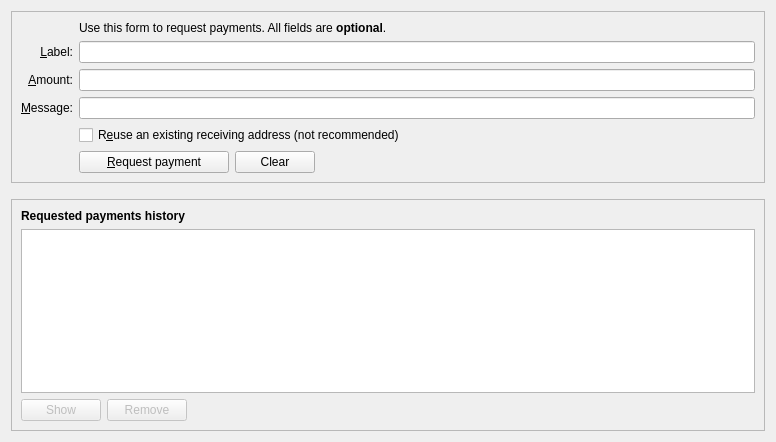
<?xml version="1.0" encoding="UTF-8"?>
<ui version="4.0">
 <class>ReceiveCoinsDialog</class>
 <widget class="QWidget" name="ReceiveCoinsDialog">
  <property name="geometry">
   <rect>
    <x>0</x>
    <y>0</y>
    <width>776</width>
    <height>442</height>
   </rect>
  </property>
  <property name="styleSheet">
   <string notr="true"/>
  </property>
  <layout class="QVBoxLayout" name="verticalLayout" stretch="0,0,1">
   <item>
    <widget class="QFrame" name="frame2">
     <property name="sizePolicy">
      <sizepolicy hsizetype="Preferred" vsizetype="Expanding">
       <horstretch>0</horstretch>
       <verstretch>0</verstretch>
      </sizepolicy>
     </property>
     <property name="frameShape">
      <enum>QFrame::StyledPanel</enum>
     </property>
     <property name="frameShadow">
      <enum>QFrame::Sunken</enum>
     </property>
     <layout class="QVBoxLayout" name="verticalLayout_3">
      <item>
       <layout class="QGridLayout" name="gridLayout">
        <item row="7" column="2">
         <widget class="QCheckBox" name="reuseAddress">
          <property name="toolTip">
           <string>Reuse one of the previously used receiving addresses. Reusing addresses has security and privacy issues. Do not use this unless re-generating a payment request made before.</string>
          </property>
          <property name="text">
           <string>R&amp;euse an existing receiving address (not recommended)</string>
          </property>
         </widget>
        </item>
        <item row="7" column="0">
         <widget class="QLabel" name="label_4">
          <property name="text">
           <string/>
          </property>
         </widget>
        </item>
        <item row="6" column="0">
         <widget class="QLabel" name="label_3">
          <property name="toolTip">
           <string>An optional message to attach to the payment request, which will be displayed when the request is opened. Note: The message will not be sent with the payment over the Deuteriumcoin network.</string>
          </property>
          <property name="text">
           <string>&amp;Message:</string>
          </property>
          <property name="alignment">
           <set>Qt::AlignRight|Qt::AlignTrailing|Qt::AlignVCenter</set>
          </property>
          <property name="buddy">
           <cstring>reqMessage</cstring>
          </property>
         </widget>
        </item>
        <item row="4" column="2">
         <widget class="QLineEdit" name="reqLabel">
          <property name="toolTip">
           <string>An optional label to associate with the new receiving address.</string>
          </property>
          <property name="styleSheet">
           <string notr="true"/>
          </property>
         </widget>
        </item>
        <item row="6" column="2">
         <widget class="QLineEdit" name="reqMessage">
          <property name="toolTip">
           <string>An optional message to attach to the payment request, which will be displayed when the request is opened. Note: The message will not be sent with the payment over the Deuteriumcoin network.</string>
          </property>
          <property name="styleSheet">
           <string notr="true"/>
          </property>
         </widget>
        </item>
        <item row="2" column="2">
         <widget class="QLabel" name="label_5">
          <property name="text">
           <string>Use this form to request payments. All fields are &lt;b&gt;optional&lt;/b&gt;.</string>
          </property>
         </widget>
        </item>
        <item row="4" column="0">
         <widget class="QLabel" name="label_2">
          <property name="toolTip">
           <string>An optional label to associate with the new receiving address.</string>
          </property>
          <property name="text">
           <string>&amp;Label:</string>
          </property>
          <property name="alignment">
           <set>Qt::AlignRight|Qt::AlignTrailing|Qt::AlignVCenter</set>
          </property>
          <property name="buddy">
           <cstring>reqLabel</cstring>
          </property>
         </widget>
        </item>
        <item row="5" column="0">
         <widget class="QLabel" name="label">
          <property name="toolTip">
           <string>An optional amount to request. Leave this empty or zero to not request a specific amount.</string>
          </property>
          <property name="text">
           <string>&amp;Amount:</string>
          </property>
          <property name="alignment">
           <set>Qt::AlignRight|Qt::AlignTrailing|Qt::AlignVCenter</set>
          </property>
          <property name="buddy">
           <cstring>reqAmount</cstring>
          </property>
         </widget>
        </item>
        <item row="5" column="2">
         <widget class="DeuteriumcoinAmountField" name="reqAmount">
          <property name="minimumSize">
           <size>
            <width>80</width>
            <height>0</height>
           </size>
          </property>
          <property name="toolTip">
           <string>An optional amount to request. Leave this empty or zero to not request a specific amount.</string>
          </property>
          <property name="styleSheet">
           <string notr="true"/>
          </property>
         </widget>
        </item>
        <item row="8" column="2">
         <layout class="QHBoxLayout" name="horizontalLayout">
          <item>
           <widget class="QPushButton" name="receiveButton">
            <property name="minimumSize">
             <size>
              <width>150</width>
              <height>0</height>
             </size>
            </property>
            <property name="text">
             <string>&amp;Request payment</string>
            </property>
            <property name="icon">
             <iconset>
              <normaloff>:/icons/receiving_addresses</normaloff>:/icons/receiving_addresses</iconset>
            </property>
           </widget>
          </item>
          <item>
           <widget class="QPushButton" name="clearButton">
            <property name="sizePolicy">
             <sizepolicy hsizetype="Minimum" vsizetype="Fixed">
              <horstretch>0</horstretch>
              <verstretch>0</verstretch>
             </sizepolicy>
            </property>
            <property name="toolTip">
             <string>Clear all fields of the form.</string>
            </property>
            <property name="styleSheet">
             <string notr="true"/>
            </property>
            <property name="text">
             <string>Clear</string>
            </property>
            <property name="icon">
             <iconset>
              <normaloff>:/icons/remove</normaloff>:/icons/remove</iconset>
            </property>
            <property name="autoDefault">
             <bool>false</bool>
            </property>
           </widget>
          </item>
          <item>
           <spacer name="horizontalSpacer">
            <property name="orientation">
             <enum>Qt::Horizontal</enum>
            </property>
            <property name="sizeHint" stdset="0">
             <size>
              <width>40</width>
              <height>20</height>
             </size>
            </property>
           </spacer>
          </item>
         </layout>
        </item>
        <item row="8" column="0">
         <widget class="QLabel" name="label_7">
          <property name="text">
           <string/>
          </property>
         </widget>
        </item>
       </layout>
      </item>
     </layout>
    </widget>
   </item>
   <item>
    <spacer name="verticalSpacer_2">
     <property name="orientation">
      <enum>Qt::Vertical</enum>
     </property>
     <property name="sizeHint" stdset="0">
      <size>
       <width>20</width>
       <height>10</height>
      </size>
     </property>
    </spacer>
   </item>
   <item>
    <widget class="QFrame" name="frame">
     <property name="sizePolicy">
      <sizepolicy hsizetype="Preferred" vsizetype="Expanding">
       <horstretch>0</horstretch>
       <verstretch>0</verstretch>
      </sizepolicy>
     </property>
     <property name="frameShape">
      <enum>QFrame::StyledPanel</enum>
     </property>
     <property name="frameShadow">
      <enum>QFrame::Raised</enum>
     </property>
     <layout class="QVBoxLayout" name="verticalLayout_2">
      <item>
       <widget class="QLabel" name="label_6">
        <property name="font">
         <font>
          <weight>75</weight>
          <bold>true</bold>
         </font>
        </property>
        <property name="text">
         <string>Requested payments history</string>
        </property>
       </widget>
      </item>
      <item>
       <widget class="QTableView" name="recentRequestsView">
        <property name="contextMenuPolicy">
         <enum>Qt::CustomContextMenu</enum>
        </property>
        <property name="styleSheet">
         <string notr="true"/>
        </property>
        <property name="tabKeyNavigation">
         <bool>false</bool>
        </property>
        <property name="sortingEnabled">
         <bool>true</bool>
        </property>
       </widget>
      </item>
      <item>
       <layout class="QHBoxLayout" name="horizontalLayout_2">
        <item>
         <widget class="QPushButton" name="showRequestButton">
          <property name="enabled">
           <bool>false</bool>
          </property>
          <property name="toolTip">
           <string>Show the selected request (does the same as double clicking an entry)</string>
          </property>
          <property name="styleSheet">
           <string notr="true"/>
          </property>
          <property name="text">
           <string>Show</string>
          </property>
          <property name="icon">
           <iconset>
            <normaloff>:/icons/edit</normaloff>:/icons/edit</iconset>
          </property>
          <property name="autoDefault">
           <bool>false</bool>
          </property>
         </widget>
        </item>
        <item>
         <widget class="QPushButton" name="removeRequestButton">
          <property name="enabled">
           <bool>false</bool>
          </property>
          <property name="toolTip">
           <string>Remove the selected entries from the list</string>
          </property>
          <property name="styleSheet">
           <string notr="true"/>
          </property>
          <property name="text">
           <string>Remove</string>
          </property>
          <property name="icon">
           <iconset>
            <normaloff>:/icons/remove</normaloff>:/icons/remove</iconset>
          </property>
          <property name="autoDefault">
           <bool>false</bool>
          </property>
         </widget>
        </item>
        <item>
         <spacer name="horizontalSpacer_2">
          <property name="orientation">
           <enum>Qt::Horizontal</enum>
          </property>
          <property name="sizeHint" stdset="0">
           <size>
            <width>40</width>
            <height>20</height>
           </size>
          </property>
         </spacer>
        </item>
       </layout>
      </item>
     </layout>
    </widget>
   </item>
  </layout>
 </widget>
 <customwidgets>
  <customwidget>
   <class>DeuteriumcoinAmountField</class>
   <extends>QLineEdit</extends>
   <header>deuteriumcoinamountfield.h</header>
   <container>1</container>
  </customwidget>
 </customwidgets>
 <tabstops>
  <tabstop>reqLabel</tabstop>
  <tabstop>reqAmount</tabstop>
  <tabstop>reqMessage</tabstop>
  <tabstop>reuseAddress</tabstop>
  <tabstop>receiveButton</tabstop>
  <tabstop>clearButton</tabstop>
  <tabstop>recentRequestsView</tabstop>
  <tabstop>showRequestButton</tabstop>
  <tabstop>removeRequestButton</tabstop>
 </tabstops>
 <resources/>
 <connections/>
</ui>
